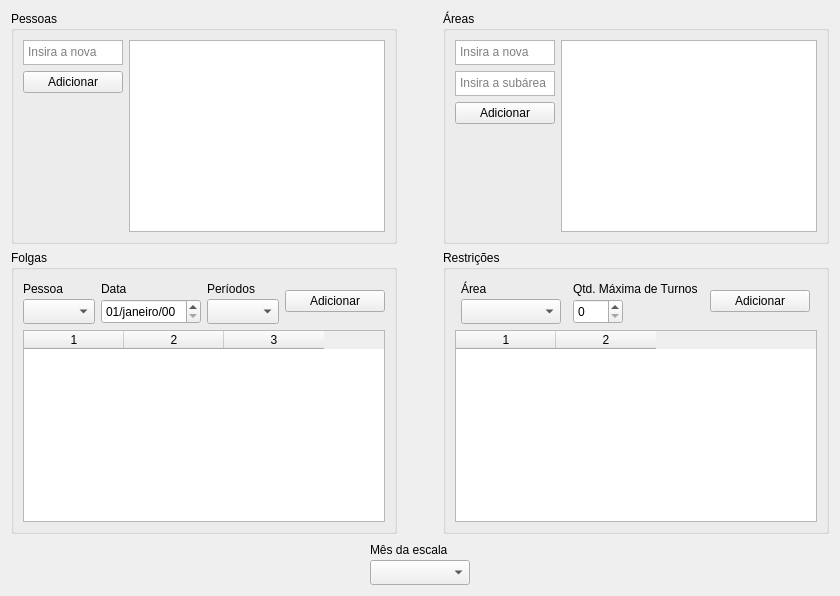
      <widget class="QWidget" name="tabInputs">
       <property name="sizePolicy">
        <sizepolicy hsizetype="Expanding" vsizetype="Expanding">
         <horstretch>0</horstretch>
         <verstretch>0</verstretch>
        </sizepolicy>
       </property>
       <attribute name="title">
        <string>Inputs</string>
       </attribute>
       <layout class="QVBoxLayout" name="verticalLayout_7">
        <item>
         <layout class="QVBoxLayout" name="verticalLayout_29">
          <item>
           <layout class="QHBoxLayout" name="horizontalLayout_15" stretch="2,0,2">
            <item>
             <widget class="QGroupBox" name="gb_employee">
              <property name="sizePolicy">
               <sizepolicy hsizetype="Preferred" vsizetype="Preferred">
                <horstretch>0</horstretch>
                <verstretch>0</verstretch>
               </sizepolicy>
              </property>
              <property name="title">
               <string>Pessoas</string>
              </property>
              <layout class="QHBoxLayout" name="horizontalLayout_12">
               <item>
                <layout class="QHBoxLayout" name="horizontalLayout_11">
                 <item>
                  <layout class="QVBoxLayout" name="verticalLayout_5">
                   <item>
                    <widget class="QTextEdit" name="input_employee">
                     <property name="sizePolicy">
                      <sizepolicy hsizetype="Maximum" vsizetype="Fixed">
                       <horstretch>0</horstretch>
                       <verstretch>0</verstretch>
                      </sizepolicy>
                     </property>
                     <property name="maximumSize">
                      <size>
                       <width>150</width>
                       <height>25</height>
                      </size>
                     </property>
                     <property name="html">
                      <string>&lt;!DOCTYPE HTML PUBLIC &quot;-//W3C//DTD HTML 4.0//EN&quot; &quot;http://www.w3.org/TR/REC-html40/strict.dtd&quot;&gt;
&lt;html&gt;&lt;head&gt;&lt;meta name=&quot;qrichtext&quot; content=&quot;1&quot; /&gt;&lt;style type=&quot;text/css&quot;&gt;
p, li { white-space: pre-wrap; }
&lt;/style&gt;&lt;/head&gt;&lt;body style=&quot; font-family:'MS Shell Dlg 2'; font-size:8pt; font-weight:400; font-style:normal;&quot;&gt;
&lt;p style=&quot;-qt-paragraph-type:empty; margin-top:0px; margin-bottom:0px; margin-left:0px; margin-right:0px; -qt-block-indent:0; text-indent:0px;&quot;&gt;&lt;br /&gt;&lt;/p&gt;&lt;/body&gt;&lt;/html&gt;</string>
                     </property>
                     <property name="placeholderText">
                      <string>Insira a nova pessoa</string>
                     </property>
                    </widget>
                   </item>
                   <item>
                    <layout class="QHBoxLayout" name="horizontalLayout_14">
                     <item>
                      <widget class="QPushButton" name="button_addEmployee">
                       <property name="sizePolicy">
                        <sizepolicy hsizetype="Maximum" vsizetype="Fixed">
                         <horstretch>0</horstretch>
                         <verstretch>0</verstretch>
                        </sizepolicy>
                       </property>
                       <property name="maximumSize">
                        <size>
                         <width>100</width>
                         <height>16777215</height>
                        </size>
                       </property>
                       <property name="text">
                        <string>Adicionar</string>
                       </property>
                      </widget>
                     </item>
                    </layout>
                   </item>
                   <item>
                    <spacer name="verticalSpacer_2">
                     <property name="orientation">
                      <enum>Qt::Vertical</enum>
                     </property>
                     <property name="sizeType">
                      <enum>QSizePolicy::Expanding</enum>
                     </property>
                     <property name="sizeHint" stdset="0">
                      <size>
                       <width>20</width>
                       <height>25</height>
                      </size>
                     </property>
                    </spacer>
                   </item>
                  </layout>
                 </item>
                 <item>
                  <widget class="QTableWidget" name="table_employees">
                   <property name="minimumSize">
                    <size>
                     <width>0</width>
                     <height>0</height>
                    </size>
                   </property>
                   <property name="showGrid">
                    <bool>false</bool>
                   </property>
                   <property name="columnCount">
                    <number>1</number>
                   </property>
                   <attribute name="horizontalHeaderVisible">
                    <bool>false</bool>
                   </attribute>
                   <attribute name="horizontalHeaderShowSortIndicator" stdset="0">
                    <bool>false</bool>
                   </attribute>
                   <attribute name="verticalHeaderVisible">
                    <bool>false</bool>
                   </attribute>
                   <column/>
                  </widget>
                 </item>
                </layout>
               </item>
              </layout>
             </widget>
            </item>
            <item>
             <spacer name="horizontalSpacer_5">
              <property name="orientation">
               <enum>Qt::Horizontal</enum>
              </property>
              <property name="sizeType">
               <enum>QSizePolicy::Maximum</enum>
              </property>
              <property name="sizeHint" stdset="0">
               <size>
                <width>40</width>
                <height>20</height>
               </size>
              </property>
             </spacer>
            </item>
            <item>
             <widget class="QGroupBox" name="gb_areas">
              <property name="sizePolicy">
               <sizepolicy hsizetype="Preferred" vsizetype="Preferred">
                <horstretch>0</horstretch>
                <verstretch>0</verstretch>
               </sizepolicy>
              </property>
              <property name="title">
               <string>Áreas</string>
              </property>
              <property name="checkable">
               <bool>false</bool>
              </property>
              <layout class="QHBoxLayout" name="horizontalLayout_8" stretch="0">
               <item>
                <layout class="QHBoxLayout" name="horizontalLayout" stretch="0,0">
                 <item>
                  <layout class="QVBoxLayout" name="verticalLayout_4">
                   <item>
                    <widget class="QTextEdit" name="input_area">
                     <property name="sizePolicy">
                      <sizepolicy hsizetype="Maximum" vsizetype="Fixed">
                       <horstretch>0</horstretch>
                       <verstretch>0</verstretch>
                      </sizepolicy>
                     </property>
                     <property name="maximumSize">
                      <size>
                       <width>150</width>
                       <height>25</height>
                      </size>
                     </property>
                     <property name="html">
                      <string>&lt;!DOCTYPE HTML PUBLIC &quot;-//W3C//DTD HTML 4.0//EN&quot; &quot;http://www.w3.org/TR/REC-html40/strict.dtd&quot;&gt;
&lt;html&gt;&lt;head&gt;&lt;meta name=&quot;qrichtext&quot; content=&quot;1&quot; /&gt;&lt;style type=&quot;text/css&quot;&gt;
p, li { white-space: pre-wrap; }
&lt;/style&gt;&lt;/head&gt;&lt;body style=&quot; font-family:'MS Shell Dlg 2'; font-size:8pt; font-weight:400; font-style:normal;&quot;&gt;
&lt;p style=&quot;-qt-paragraph-type:empty; margin-top:0px; margin-bottom:0px; margin-left:0px; margin-right:0px; -qt-block-indent:0; text-indent:0px;&quot;&gt;&lt;br /&gt;&lt;/p&gt;&lt;/body&gt;&lt;/html&gt;</string>
                     </property>
                     <property name="placeholderText">
                      <string>Insira a nova área</string>
                     </property>
                    </widget>
                   </item>
                   <item>
                    <widget class="QTextEdit" name="input_subarea">
                     <property name="sizePolicy">
                      <sizepolicy hsizetype="Maximum" vsizetype="Fixed">
                       <horstretch>0</horstretch>
                       <verstretch>0</verstretch>
                      </sizepolicy>
                     </property>
                     <property name="maximumSize">
                      <size>
                       <width>150</width>
                       <height>25</height>
                      </size>
                     </property>
                     <property name="html">
                      <string>&lt;!DOCTYPE HTML PUBLIC &quot;-//W3C//DTD HTML 4.0//EN&quot; &quot;http://www.w3.org/TR/REC-html40/strict.dtd&quot;&gt;
&lt;html&gt;&lt;head&gt;&lt;meta name=&quot;qrichtext&quot; content=&quot;1&quot; /&gt;&lt;style type=&quot;text/css&quot;&gt;
p, li { white-space: pre-wrap; }
&lt;/style&gt;&lt;/head&gt;&lt;body style=&quot; font-family:'MS Shell Dlg 2'; font-size:8pt; font-weight:400; font-style:normal;&quot;&gt;
&lt;p style=&quot;-qt-paragraph-type:empty; margin-top:0px; margin-bottom:0px; margin-left:0px; margin-right:0px; -qt-block-indent:0; text-indent:0px;&quot;&gt;&lt;br /&gt;&lt;/p&gt;&lt;/body&gt;&lt;/html&gt;</string>
                     </property>
                     <property name="placeholderText">
                      <string>Insira a subárea</string>
                     </property>
                    </widget>
                   </item>
                   <item>
                    <layout class="QHBoxLayout" name="horizontalLayout_13">
                     <item>
                      <widget class="QPushButton" name="button_addArea">
                       <property name="sizePolicy">
                        <sizepolicy hsizetype="Maximum" vsizetype="Fixed">
                         <horstretch>0</horstretch>
                         <verstretch>0</verstretch>
                        </sizepolicy>
                       </property>
                       <property name="maximumSize">
                        <size>
                         <width>100</width>
                         <height>25</height>
                        </size>
                       </property>
                       <property name="text">
                        <string>Adicionar</string>
                       </property>
                      </widget>
                     </item>
                    </layout>
                   </item>
                   <item>
                    <spacer name="verticalSpacer_3">
                     <property name="orientation">
                      <enum>Qt::Vertical</enum>
                     </property>
                     <property name="sizeHint" stdset="0">
                      <size>
                       <width>20</width>
                       <height>40</height>
                      </size>
                     </property>
                    </spacer>
                   </item>
                  </layout>
                 </item>
                 <item>
                  <widget class="QTableWidget" name="table_areas">
                   <property name="sizePolicy">
                    <sizepolicy hsizetype="Expanding" vsizetype="Expanding">
                     <horstretch>0</horstretch>
                     <verstretch>0</verstretch>
                    </sizepolicy>
                   </property>
                   <property name="minimumSize">
                    <size>
                     <width>0</width>
                     <height>0</height>
                    </size>
                   </property>
                   <property name="showGrid">
                    <bool>false</bool>
                   </property>
                   <property name="columnCount">
                    <number>1</number>
                   </property>
                   <attribute name="horizontalHeaderVisible">
                    <bool>false</bool>
                   </attribute>
                   <attribute name="horizontalHeaderShowSortIndicator" stdset="0">
                    <bool>false</bool>
                   </attribute>
                   <attribute name="verticalHeaderVisible">
                    <bool>false</bool>
                   </attribute>
                   <column/>
                  </widget>
                 </item>
                </layout>
               </item>
              </layout>
             </widget>
            </item>
           </layout>
          </item>
          <item>
           <layout class="QHBoxLayout" name="horizontalLayout_10">
            <item>
             <widget class="QGroupBox" name="groupBox_3">
              <property name="title">
               <string>Folgas</string>
              </property>
              <layout class="QHBoxLayout" name="horizontalLayout_17">
               <item>
                <layout class="QVBoxLayout" name="verticalLayout_12">
                 <item>
                  <layout class="QHBoxLayout" name="horizontalLayout_16">
                   <item>
                    <layout class="QVBoxLayout" name="verticalLayout_8">
                     <property name="spacing">
                      <number>0</number>
                     </property>
                     <item>
                      <widget class="QLabel" name="label_2">
                       <property name="sizePolicy">
                        <sizepolicy hsizetype="Maximum" vsizetype="Fixed">
                         <horstretch>0</horstretch>
                         <verstretch>0</verstretch>
                        </sizepolicy>
                       </property>
                       <property name="minimumSize">
                        <size>
                         <width>0</width>
                         <height>20</height>
                        </size>
                       </property>
                       <property name="maximumSize">
                        <size>
                         <width>100</width>
                         <height>16777215</height>
                        </size>
                       </property>
                       <property name="text">
                        <string>Pessoa</string>
                       </property>
                      </widget>
                     </item>
                     <item>
                      <widget class="QComboBox" name="drop_timeoffEmp">
                       <property name="sizePolicy">
                        <sizepolicy hsizetype="Maximum" vsizetype="Fixed">
                         <horstretch>0</horstretch>
                         <verstretch>0</verstretch>
                        </sizepolicy>
                       </property>
                       <property name="minimumSize">
                        <size>
                         <width>0</width>
                         <height>25</height>
                        </size>
                       </property>
                       <property name="maximumSize">
                        <size>
                         <width>100</width>
                         <height>25</height>
                        </size>
                       </property>
                      </widget>
                     </item>
                    </layout>
                   </item>
                   <item>
                    <layout class="QVBoxLayout" name="verticalLayout_9">
                     <property name="spacing">
                      <number>0</number>
                     </property>
                     <item>
                      <widget class="QLabel" name="label_6">
                       <property name="sizePolicy">
                        <sizepolicy hsizetype="Maximum" vsizetype="Fixed">
                         <horstretch>0</horstretch>
                         <verstretch>0</verstretch>
                        </sizepolicy>
                       </property>
                       <property name="minimumSize">
                        <size>
                         <width>100</width>
                         <height>20</height>
                        </size>
                       </property>
                       <property name="maximumSize">
                        <size>
                         <width>100</width>
                         <height>16777215</height>
                        </size>
                       </property>
                       <property name="text">
                        <string>Data</string>
                       </property>
                      </widget>
                     </item>
                     <item>
                      <widget class="QDateEdit" name="de_timeoff">
                       <property name="sizePolicy">
                        <sizepolicy hsizetype="Maximum" vsizetype="Fixed">
                         <horstretch>0</horstretch>
                         <verstretch>0</verstretch>
                        </sizepolicy>
                       </property>
                       <property name="minimumSize">
                        <size>
                         <width>0</width>
                         <height>25</height>
                        </size>
                       </property>
                       <property name="maximumSize">
                        <size>
                         <width>100</width>
                         <height>16777215</height>
                        </size>
                       </property>
                       <property name="locale">
                        <locale language="Portuguese" country="Brazil"/>
                       </property>
                       <property name="displayFormat">
                        <string>dd/MMMM/yy</string>
                       </property>
                      </widget>
                     </item>
                    </layout>
                   </item>
                   <item>
                    <layout class="QVBoxLayout" name="verticalLayout_10">
                     <property name="spacing">
                      <number>0</number>
                     </property>
                     <item>
                      <widget class="QLabel" name="label_5">
                       <property name="sizePolicy">
                        <sizepolicy hsizetype="Maximum" vsizetype="Fixed">
                         <horstretch>0</horstretch>
                         <verstretch>0</verstretch>
                        </sizepolicy>
                       </property>
                       <property name="minimumSize">
                        <size>
                         <width>0</width>
                         <height>20</height>
                        </size>
                       </property>
                       <property name="maximumSize">
                        <size>
                         <width>100</width>
                         <height>16777215</height>
                        </size>
                       </property>
                       <property name="text">
                        <string>Períodos</string>
                       </property>
                      </widget>
                     </item>
                     <item>
                      <widget class="QComboBox" name="drop_timeoffPeriod">
                       <property name="sizePolicy">
                        <sizepolicy hsizetype="Maximum" vsizetype="Fixed">
                         <horstretch>0</horstretch>
                         <verstretch>0</verstretch>
                        </sizepolicy>
                       </property>
                       <property name="minimumSize">
                        <size>
                         <width>0</width>
                         <height>25</height>
                        </size>
                       </property>
                       <property name="maximumSize">
                        <size>
                         <width>100</width>
                         <height>25</height>
                        </size>
                       </property>
                      </widget>
                     </item>
                    </layout>
                   </item>
                   <item>
                    <widget class="QPushButton" name="button_addTimeoff">
                     <property name="sizePolicy">
                      <sizepolicy hsizetype="Fixed" vsizetype="Fixed">
                       <horstretch>0</horstretch>
                       <verstretch>0</verstretch>
                      </sizepolicy>
                     </property>
                     <property name="minimumSize">
                      <size>
                       <width>100</width>
                       <height>0</height>
                      </size>
                     </property>
                     <property name="maximumSize">
                      <size>
                       <width>100</width>
                       <height>16777215</height>
                      </size>
                     </property>
                     <property name="layoutDirection">
                      <enum>Qt::LeftToRight</enum>
                     </property>
                     <property name="text">
                      <string>Adicionar</string>
                     </property>
                    </widget>
                   </item>
                  </layout>
                 </item>
                 <item>
                  <widget class="QTableWidget" name="table_timeoff">
                   <property name="columnCount">
                    <number>3</number>
                   </property>
                   <attribute name="horizontalHeaderCascadingSectionResizes">
                    <bool>true</bool>
                   </attribute>
                   <attribute name="horizontalHeaderStretchLastSection">
                    <bool>false</bool>
                   </attribute>
                   <attribute name="verticalHeaderVisible">
                    <bool>false</bool>
                   </attribute>
                   <attribute name="verticalHeaderStretchLastSection">
                    <bool>false</bool>
                   </attribute>
                   <column/>
                   <column/>
                   <column/>
                  </widget>
                 </item>
                </layout>
               </item>
              </layout>
             </widget>
            </item>
            <item>
             <spacer name="horizontalSpacer_8">
              <property name="orientation">
               <enum>Qt::Horizontal</enum>
              </property>
              <property name="sizeType">
               <enum>QSizePolicy::Maximum</enum>
              </property>
              <property name="sizeHint" stdset="0">
               <size>
                <width>40</width>
                <height>20</height>
               </size>
              </property>
             </spacer>
            </item>
            <item>
             <widget class="QGroupBox" name="groupBox_7">
              <property name="title">
               <string>Restrições</string>
              </property>
              <layout class="QHBoxLayout" name="horizontalLayout_9">
               <item>
                <layout class="QVBoxLayout" name="verticalLayout_27">
                 <item>
                  <layout class="QHBoxLayout" name="horizontalLayout_18">
                   <item>
                    <layout class="QVBoxLayout" name="verticalLayout_11">
                     <property name="spacing">
                      <number>0</number>
                     </property>
                     <item>
                      <widget class="QLabel" name="label_7">
                       <property name="sizePolicy">
                        <sizepolicy hsizetype="Maximum" vsizetype="Fixed">
                         <horstretch>0</horstretch>
                         <verstretch>0</verstretch>
                        </sizepolicy>
                       </property>
                       <property name="minimumSize">
                        <size>
                         <width>0</width>
                         <height>20</height>
                        </size>
                       </property>
                       <property name="text">
                        <string>Área</string>
                       </property>
                      </widget>
                     </item>
                     <item>
                      <widget class="QComboBox" name="drop_restrictionArea">
                       <property name="sizePolicy">
                        <sizepolicy hsizetype="Maximum" vsizetype="Fixed">
                         <horstretch>0</horstretch>
                         <verstretch>0</verstretch>
                        </sizepolicy>
                       </property>
                       <property name="minimumSize">
                        <size>
                         <width>0</width>
                         <height>25</height>
                        </size>
                       </property>
                       <property name="maximumSize">
                        <size>
                         <width>100</width>
                         <height>25</height>
                        </size>
                       </property>
                      </widget>
                     </item>
                    </layout>
                   </item>
                   <item>
                    <layout class="QVBoxLayout" name="verticalLayout_13">
                     <property name="spacing">
                      <number>0</number>
                     </property>
                     <item>
                      <widget class="QLabel" name="label_8">
                       <property name="sizePolicy">
                        <sizepolicy hsizetype="Maximum" vsizetype="Fixed">
                         <horstretch>0</horstretch>
                         <verstretch>0</verstretch>
                        </sizepolicy>
                       </property>
                       <property name="minimumSize">
                        <size>
                         <width>0</width>
                         <height>20</height>
                        </size>
                       </property>
                       <property name="maximumSize">
                        <size>
                         <width>150</width>
                         <height>16777215</height>
                        </size>
                       </property>
                       <property name="text">
                        <string>Qtd. Máxima de Turnos</string>
                       </property>
                      </widget>
                     </item>
                     <item>
                      <widget class="QSpinBox" name="sb_restrictionN">
                       <property name="sizePolicy">
                        <sizepolicy hsizetype="Maximum" vsizetype="Fixed">
                         <horstretch>0</horstretch>
                         <verstretch>0</verstretch>
                        </sizepolicy>
                       </property>
                       <property name="minimumSize">
                        <size>
                         <width>0</width>
                         <height>25</height>
                        </size>
                       </property>
                       <property name="maximumSize">
                        <size>
                         <width>50</width>
                         <height>25</height>
                        </size>
                       </property>
                      </widget>
                     </item>
                    </layout>
                   </item>
                   <item>
                    <widget class="QPushButton" name="button_addRestriction">
                     <property name="sizePolicy">
                      <sizepolicy hsizetype="Fixed" vsizetype="Fixed">
                       <horstretch>0</horstretch>
                       <verstretch>0</verstretch>
                      </sizepolicy>
                     </property>
                     <property name="minimumSize">
                      <size>
                       <width>100</width>
                       <height>0</height>
                      </size>
                     </property>
                     <property name="maximumSize">
                      <size>
                       <width>100</width>
                       <height>16777215</height>
                      </size>
                     </property>
                     <property name="layoutDirection">
                      <enum>Qt::LeftToRight</enum>
                     </property>
                     <property name="text">
                      <string>Adicionar</string>
                     </property>
                    </widget>
                   </item>
                  </layout>
                 </item>
                 <item>
                  <widget class="QTableWidget" name="table_restrictions">
                   <property name="columnCount">
                    <number>2</number>
                   </property>
                   <attribute name="horizontalHeaderCascadingSectionResizes">
                    <bool>true</bool>
                   </attribute>
                   <attribute name="horizontalHeaderStretchLastSection">
                    <bool>false</bool>
                   </attribute>
                   <attribute name="verticalHeaderVisible">
                    <bool>false</bool>
                   </attribute>
                   <attribute name="verticalHeaderStretchLastSection">
                    <bool>false</bool>
                   </attribute>
                   <column/>
                   <column/>
                  </widget>
                 </item>
                </layout>
               </item>
              </layout>
             </widget>
            </item>
           </layout>
          </item>
          <item>
           <layout class="QHBoxLayout" name="horizontalLayout_35">
            <item>
             <spacer name="horizontalSpacer_6">
              <property name="orientation">
               <enum>Qt::Horizontal</enum>
              </property>
              <property name="sizeHint" stdset="0">
               <size>
                <width>40</width>
                <height>20</height>
               </size>
              </property>
             </spacer>
            </item>
            <item>
             <layout class="QVBoxLayout" name="verticalLayout_6">
              <property name="spacing">
               <number>0</number>
              </property>
              <item>
               <widget class="QLabel" name="label_13">
                <property name="sizePolicy">
                 <sizepolicy hsizetype="Maximum" vsizetype="Fixed">
                  <horstretch>0</horstretch>
                  <verstretch>0</verstretch>
                 </sizepolicy>
                </property>
                <property name="minimumSize">
                 <size>
                  <width>0</width>
                  <height>20</height>
                 </size>
                </property>
                <property name="text">
                 <string>Mês da escala</string>
                </property>
               </widget>
              </item>
              <item>
               <widget class="QComboBox" name="drop_month">
                <property name="sizePolicy">
                 <sizepolicy hsizetype="Minimum" vsizetype="Fixed">
                  <horstretch>0</horstretch>
                  <verstretch>0</verstretch>
                 </sizepolicy>
                </property>
                <property name="minimumSize">
                 <size>
                  <width>100</width>
                  <height>25</height>
                 </size>
                </property>
                <property name="maximumSize">
                 <size>
                  <width>200</width>
                  <height>25</height>
                 </size>
                </property>
               </widget>
              </item>
             </layout>
            </item>
            <item>
             <spacer name="horizontalSpacer_7">
              <property name="orientation">
               <enum>Qt::Horizontal</enum>
              </property>
              <property name="sizeHint" stdset="0">
               <size>
                <width>40</width>
                <height>20</height>
               </size>
              </property>
             </spacer>
            </item>
           </layout>
          </item>
         </layout>
        </item>
       </layout>
      </widget>
